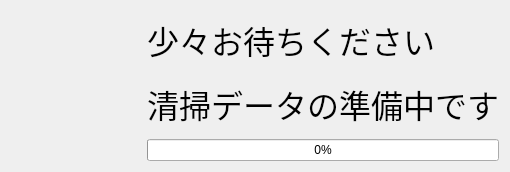
<?xml version="1.0" encoding="UTF-8"?>
<ui version="4.0">
 <class>waitMessageDialog</class>
 <widget class="QDialog" name="waitMessageDialog">
  <property name="geometry">
   <rect>
    <x>0</x>
    <y>0</y>
    <width>508</width>
    <height>168</height>
   </rect>
  </property>
  <property name="windowTitle">
   <string>データ準備中</string>
  </property>
  <layout class="QHBoxLayout" name="horizontalLayout">
   <item>
    <widget class="QLabel" name="AsionImgLabel">
     <property name="minimumSize">
      <size>
       <width>130</width>
       <height>150</height>
      </size>
     </property>
     <property name="maximumSize">
      <size>
       <width>130</width>
       <height>150</height>
      </size>
     </property>
     <property name="text">
      <string/>
     </property>
     <property name="scaledContents">
      <bool>true</bool>
     </property>
    </widget>
   </item>
   <item>
    <layout class="QVBoxLayout" name="verticalLayout">
     <item>
      <widget class="QLabel" name="label_2">
       <property name="font">
        <font>
         <pointsize>24</pointsize>
        </font>
       </property>
       <property name="text">
        <string>少々お待ちください</string>
       </property>
      </widget>
     </item>
     <item>
      <widget class="QLabel" name="label_3">
       <property name="font">
        <font>
         <pointsize>24</pointsize>
        </font>
       </property>
       <property name="text">
        <string>清掃データの準備中です</string>
       </property>
      </widget>
     </item>
     <item>
      <widget class="QProgressBar" name="progressBar">
       <property name="maximum">
        <number>15</number>
       </property>
       <property name="value">
        <number>0</number>
       </property>
      </widget>
     </item>
    </layout>
   </item>
  </layout>
 </widget>
 <resources/>
 <connections/>
</ui>
